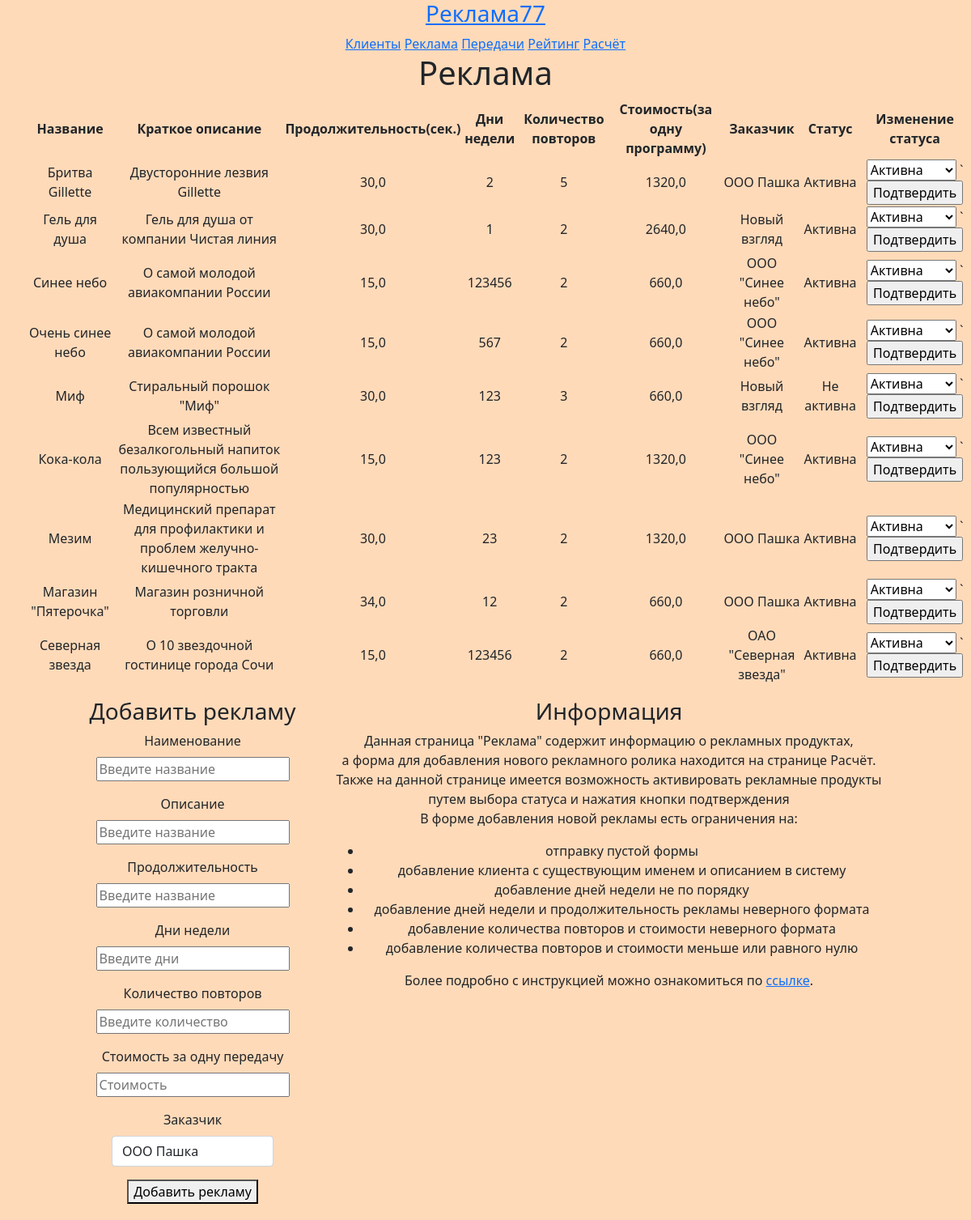
/advertisement, run on an earlier commit of the app's database.
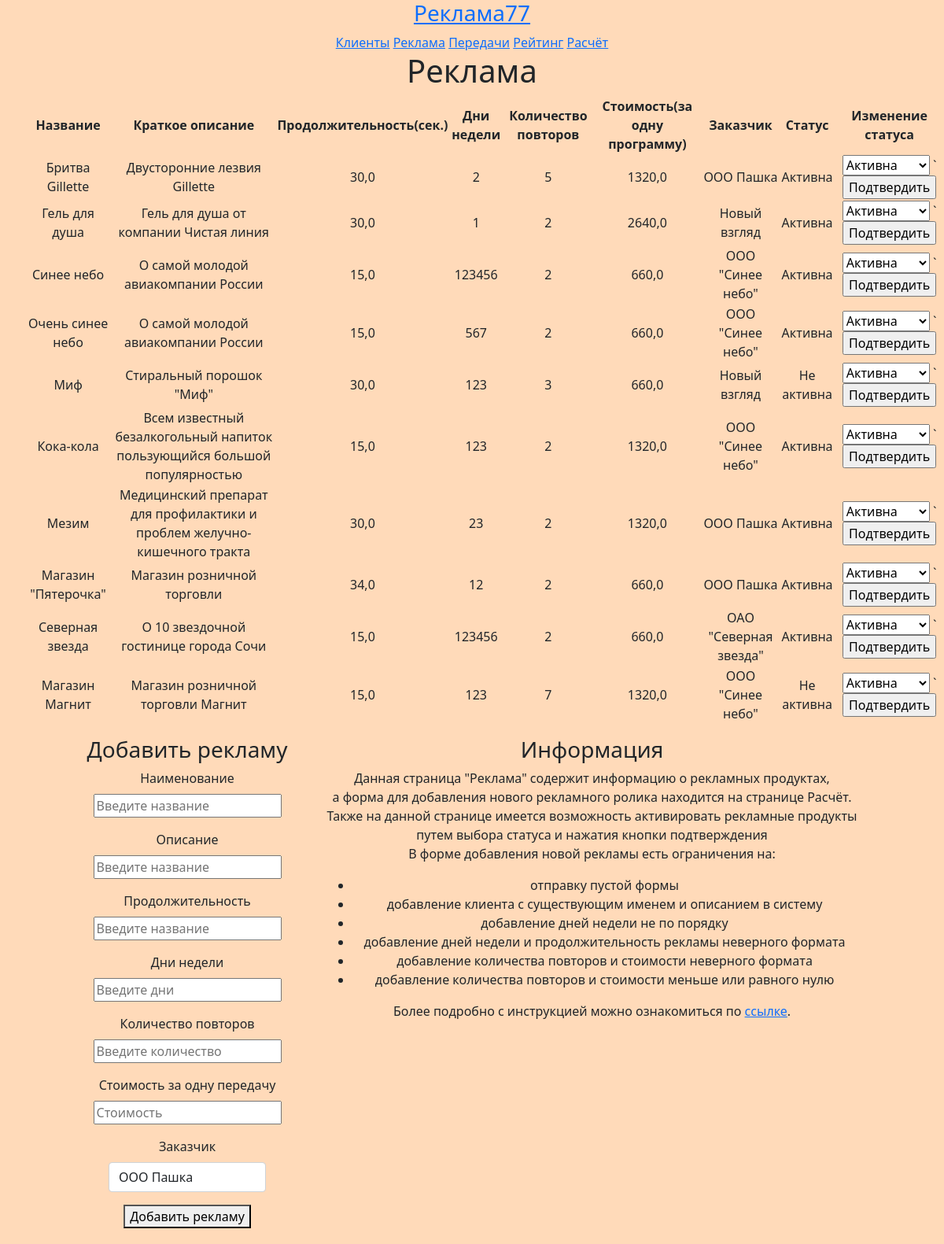
And on a later commit of the database.
### tvad/models.py (models this page shows)
class Advertisement(models.Model):
    name = models.CharField(max_length=100, verbose_name='Название')
    description = models.CharField(max_length=150, verbose_name='Краткое описание')
    duration = models.FloatField(verbose_name='Продолжительность')
    day_week = models.IntegerField(verbose_name='День недели')
    number_repetitions = models.IntegerField(verbose_name='Количество повторов')
    cost = models.FloatField(blank=True, verbose_name='Стоимость')
    customer = models.ForeignKey(Customer, on_delete=models.DO_NOTHING, verbose_name='Заказчик')
    status = models.ForeignKey(Status, on_delete=models.DO_NOTHING, verbose_name='Статус рекламы')
    def __str__(self):
        return self.name

class Customer(models.Model):
    name = models.CharField(max_length=100, verbose_name='Наименование')
    contract_number = models.CharField(max_length=100, verbose_name='Номер договора')
    bank_details = models.CharField(max_length=200, verbose_name='Банковские реквизиты')
    contact_person = models.CharField(max_length=100, verbose_name='Контактное лицо')
    telephone = models.CharField(max_length=12, verbose_name='Номер телефона')
    money = models.IntegerField(verbose_name='Кошелек')
    def __str__(self):
        return self.name

class Status(models.Model):
    status_name = models.CharField(max_length=50, verbose_name='Название')
    def __str__(self):
        return self.status_name

### tvad/views.py (the view)
# urls.py: path('advertisement', views.advertisement, name='advertisement'),
def advertisement(request):
    advertisement_all = Advertisement.objects.all()
    customer_all = Customer.objects.all()
    status = Advertisement.objects.all()
    print(advertisement_all)
    return render(request, 'advertisement.html', {
        'title': 'Реклама',
        'advertisement_all': advertisement_all,
        'customer_all': customer_all,
        'status_all': status,
    })

### templates/advertisement.html (shortened to what the changed rows need)
{% load static %}
<!DOCTYPE html>
<html lang="en">
<head>
    <link href="https://cdn.jsdelivr.net/npm/bootstrap@5.0.2/dist/css/bootstrap.min.css" rel="stylesheet">
    <link rel="stylesheet" type="text/css" href="{% static 'todo/main.css' %}"/>
</head>
<body class="text-center">
<h1>Реклама</h1>
<div class="text-center">
    <ul>
        <table style="margin: auto">
            <tbody>
            <tr>
                <th>Название</th>
                <th>Краткое описание</th>
                <th>Продолжительность(сек.)</th>
                <th>Дни недели</th>
                <th>Количество повторов</th>
                <th>Стоимость(за одну программу)</th>
                <th>Заказчик</th>
                <th>Статус</th>
                <th>Изменение статуса</th>
            </tr>
            {% for tvad in advertisement_all %}
            <tr>
                <td>{{ tvad.name }}</td>
                <td>{{ tvad.description }}</td>
                <td>{{ tvad.duration }}</td>
                <td>{{ tvad.day_week }}</td>
                <td>{{ tvad.number_repetitions }}</td>
                <td>{{ tvad.cost }}</td>
                <td>{{ tvad.customer }}</td>
                <td>{{ tvad.status }}</td>
                <td>
                    <form action="{% url 'updateStatusAdv' %}" value="" class="text-center" enctype="multipart/form-data" method="post">
                        <select name="status">
                            <option value="{{ 1 }}">Активна</option>
                        </select>
                        `<input class="inp" type="submit" name="status_b" value="Подтвердить">
                    </form>
                </td>
            </tr>
            {% endfor %}
            </tbody>
        </table>
    </ul>
</div>
</body>
</html>

What changed in the data, as far as the page shows it:
added Advertisement: name "Магазин Магнит", description "Магазин розничной торговли Магнит", duration "15,0", day_week "123", number_repetitions "7", cost "1320,0", customer "ООО \"Синее небо\"", status "Не активна"
